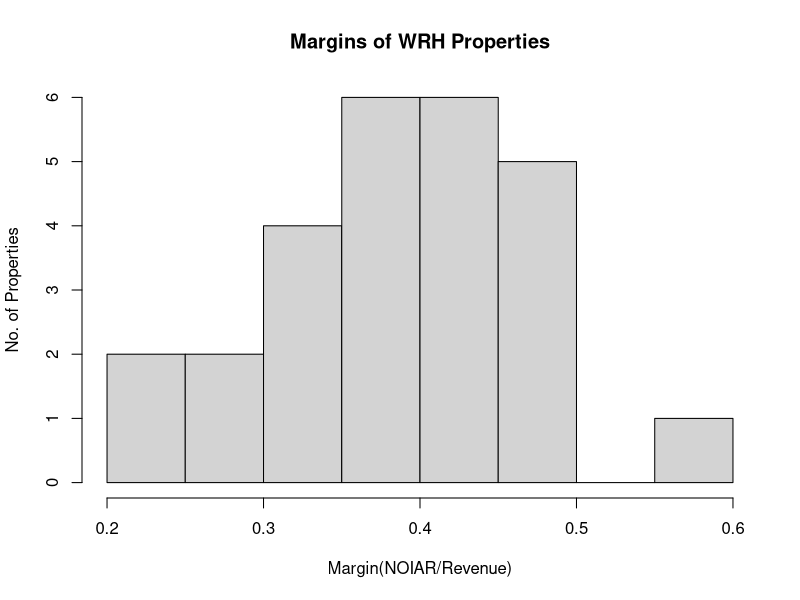
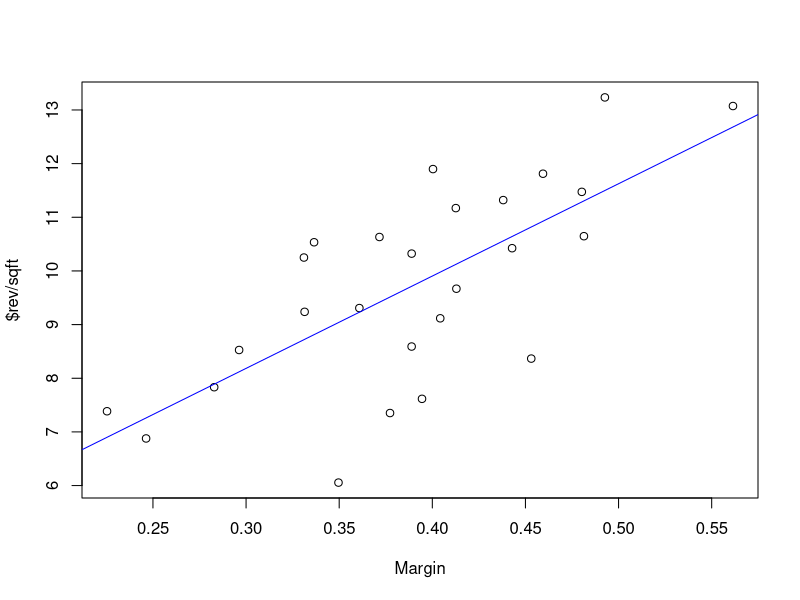
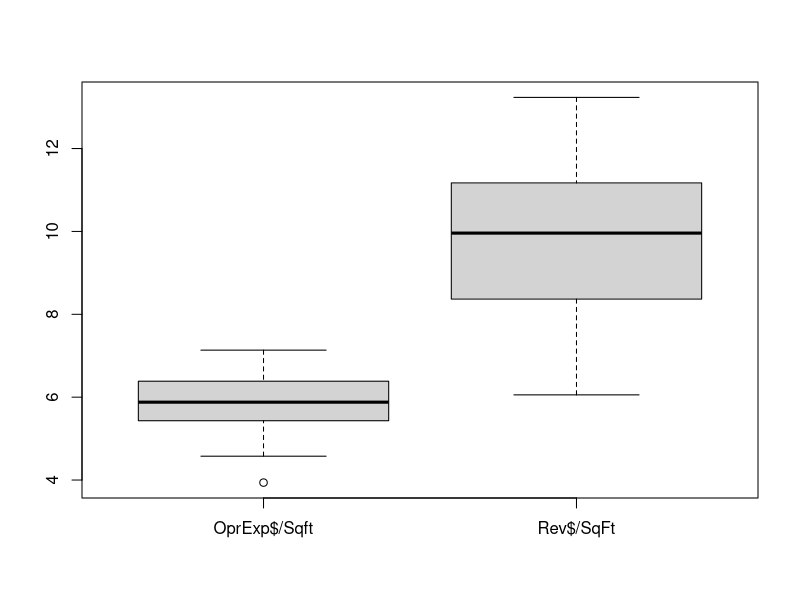

Write the R code that produced these figures, in order.
## ---- chunk 1
rm(list=ls()) # clear out objects
##setwd("c:/code/rfiles/rdata")
library("dplyr")
library("knitr")
library("ggplot2")
options(scipen=999)
wrh<- read.csv("currentdtl.csv")
md<-which(wrh$pno==280)#find Madalyn Landing - less than 12 months
wrh<- wrh[-md,]# remove Madalyn
row.names(wrh)<- wrh$pno
wrh$margin<- wrh$noiar/wrh$rev  # recalc margin just ot be sure
wrh$avgunitsize<- wrh$sqft/wrh$units
tot<- sapply(wrh[,c(2:19,21:26)],sum)#get totals for number columns
totmargin<-sum(wrh$noiar)/sum(wrh$rev)#get total margin
psqft<-cbind(wrh$pno,wrh[,2:19]/wrh$sqft,wrh$avgunitsize,wrh$margin) #create per square foot dataframe
colnames(psqft)[colnames(psqft)=="wrh$margin"]<-"margin"
colnames(psqft)[colnames(psqft)=="wrh$avgunitsize"]<-"AvgUnitSize"
colnames(psqft)[colnames(psqft)=="wrh$pno"]<-"prop#"
punit<-cbind(wrh$pno,wrh[,2:19]/wrh$units,wrh$avgunitsize,wrh$margin)#create per unit dataframe
colnames(punit)[colnames(punit)=="wrh$margin"]<-"margin"
colnames(punit)[colnames(punit)=="wrh$avgunitsize"]<-"AvgUnitSize"
colnames(punit)[colnames(punit)=="wrh$pno"]<-"prop#"
sumview<- c("gpr","rent","rev","totexp","noiar")
sview<- c("gpr","rent","rev","totexp","margin")
options(width=250)
## ---- chunk 2
## comment =NA removes ## from output
#Margins by property
wrh$Margin<-format(wrh$margin,digits=3) #add a formatted margin - use a capital M
sum_margin<-wrh[,c("pno","prop","rev","noiar","Margin","margin")] #create a smaller dataframe
# t<- which (sum_margin$prop=="Total") # Find the Total Row to remove it
# sum_margin<-sum_margin[-t,] # Remove the Total Row
sum_margin<- sum_margin[order(sum_margin$Margin,decreasing = TRUE),]#Create a sorted DF
print(format(sum_margin[,2:5],justify="left",big.mark=","),print.gap=3) #Print it
print("Totals",quote="FALSE")
print(format(tot[c(6,18,23)],justify="left",big.mark=",",print.gap=3),quote="FALSE") #Print it
print ("Total Margin:",quote=FALSE)
print(totmargin,digits=3)

#boxplot(wrh$margin)
#hist(wrh$margin)
hist(wrh$margin, breaks=c(.2,.25,.30,.35,.40,.45,.50,.55,.6),main="Margins of WRH Properties",xlab="Margin(NOIAR/Revenue)",ylab="No. of Properties")
## ---- chunk 3
 bystate<- group_by(wrh,state)
 bystate<- mutate(bystate,wtdmarg=rev/sum(rev)*margin)
 sumstate<-summarise(bystate, count=n(), revenue=sum(rev), noiar=sum(noiar), units=sum(units), sqfeet=sum(sqft))
 sumstate<- mutate(sumstate,marg=noiar/revenue)
 sumstate$marg<-format(sumstate$marg,digits=3)
 print(format(sumstate,justify="left",big.mark=","),print.gap=3)

## ---- chunk 4
print ("Stat Summary of Margin%",quote=F)
print(summary(wrh$margin,digits=3))
## ---- chunk 5
brk<-c(.25,.5,.75)
qnt<- quantile(wrh$margin,brk)
low<-wrh$margin<=qnt[1]
mid<-wrh$margin>qnt[1] & wrh$margin<=qnt[2]
high<-wrh$margin>qnt[2] & wrh$margin<=qnt[3]
topq<-wrh$margin>qnt[3]
#high<-wrh$margin>qnt[2] & wrh$margin<cutoff
#topq<-wrh$margin>=cutoff
print ("Top Quartile",quote=FALSE)
print(format(wrh[topq,c("prop","margin","units","sqft")],big.mark=",",digits=3))
print ("Third Quartile",quote=F)
print (format(wrh[high,c("prop","margin","units","sqft")],big.mark=",",digits=3))
print ("Second Quartile",quote=F)
print (format(wrh[mid,c("prop","margin","units","sqft")],big.mark=",",digits=3))
print ("Low Quartile",quote=F)
print (format(wrh[low,c("prop","margin","units","sqft")],big.mark=",",digits=3))
## ---- chunk 6

labl<-c("low","mid","high","topq")
lowmean<-colMeans((psqft[low,sview]))
midmean<-colMeans((psqft[mid,sview]))
highmean<-colMeans((psqft[high,sview]))
topmean<-colMeans((psqft[topq,sview]))
meancat<-data.frame(low=lowmean)
meancat$mid<-midmean
meancat$high<-highmean
meancat$top<-topmean
print(meancat,digits=2)
## ---- chunk 7

labl<-c("low","mid","high","topq")
lowmeanu<-colMeans((punit[low,sview]))
midmeanu<-colMeans((punit[mid,sview]))
highmeanu<-colMeans((punit[high,sview]))
topmeanu<-colMeans((punit[topq,sview]))
meancatu<-data.frame(low=lowmeanu)
meancatu$mid<-midmeanu
meancatu$high<-highmeanu
meancatu$top<-topmeanu
print(format(meancatu,justify="left",big.mark=",",digits=2))

## ---- chunk 8
#Identify Top 5 and create DF
cutoff<-min(sum_margin[1:5,"Margin"])
top5 <-which(wrh$margin>=cutoff)
wrhtop5<-wrh[top5,]
wrhtop5<-wrhtop5[order(wrhtop5$Margin,decreasing = TRUE),]
sum5<- wrhtop5[,c("prop","state","rev","noiar","units","sqft","Margin")]
sum5$revunit<-sum5[,3]/sum5[,5]
sum5$noiarunit<-sum5[,4]/sum5[,5]
sum5$revsqft<-sum5[,3]/sum5[,6]
sum5$noiarsqft<-sum5[,4]/sum5[,6]
sum5$Avg_unit_size<-sum5[,6]/sum5[,5]
print(format(sum5[,c(1,3,4,7,5)],justify="left", big.mark=","),print.gap=3) #Print it
## ---- chunk 9

print(format(sum5[,c("revunit","noiarunit","revsqft","noiarsqft","Avg_unit_size")],justify="left", big.mark=","),print.gap=3) #Print it
## ---- chunk 10

  srt<-arrange(psqft[,c("prop#",sview)],desc(margin))
    print (format(srt,justify="left",big.mark=",", digits=3))
## ---- chunk 11

  propchar<-arrange(wrh[,c("prop","units","sqft","avgunitsize","mkt","margin")],desc(margin))
    print (format(propchar,justify="left",big.mark=",", digits=3))
## ---- chunk 12
f<-lm(rev~wrh$margin, data = psqft)
with (psqft,plot(rev~wrh$margin,ylab="$rev/sqft",xlab="Margin"))
#lines(psqft$wrh$margin, fitted(f), col="blue")
#abline(h=10.6, col="red")
abline(f,col="blue")
## ---- chunk 13
    srt<-arrange(psqft[,c("prop#",sview)],desc(margin))
    #print (format(srt,justify="left",big.mark=",", digits=3))
    #summary(srt$rev)
    #summary(srt$totexp)
    boxplot(srt$totexp,srt$rev,names=c("OprExp$/Sqft","Rev$/SqFt"))

    
